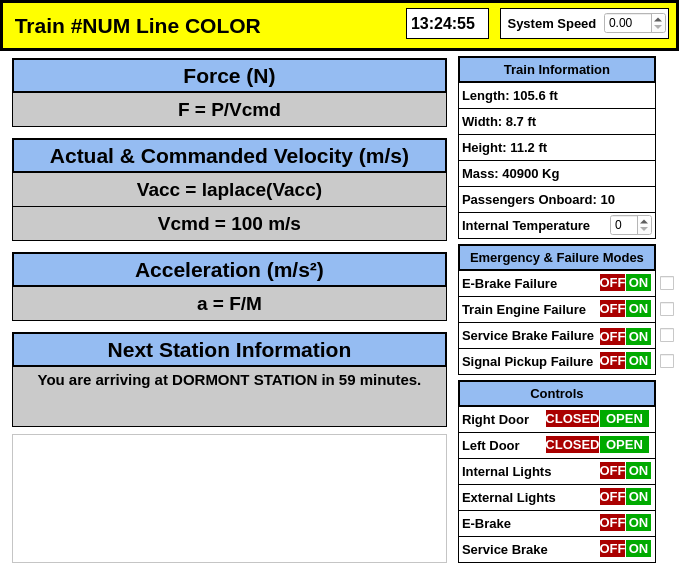
<?xml version="1.0" encoding="UTF-8"?>
<ui version="4.0">
 <class>TrainModel_MainUI</class>
 <widget class="QMainWindow" name="TrainModel_MainUI">
  <property name="geometry">
   <rect>
    <x>0</x>
    <y>0</y>
    <width>679</width>
    <height>569</height>
   </rect>
  </property>
  <property name="windowTitle">
   <string>MainWindow</string>
  </property>
  <property name="styleSheet">
   <string notr="true">background-color: rgb(255, 255, 255);</string>
  </property>
  <widget class="QWidget" name="centralwidget">
   <widget class="QLabel" name="title_label">
    <property name="geometry">
     <rect>
      <x>0</x>
      <y>0</y>
      <width>679</width>
      <height>51</height>
     </rect>
    </property>
    <property name="font">
     <font>
      <pointsize>16</pointsize>
      <weight>75</weight>
      <bold>true</bold>
     </font>
    </property>
    <property name="autoFillBackground">
     <bool>false</bool>
    </property>
    <property name="styleSheet">
     <string notr="true">background-color: rgb(255, 255, 0);
border: 3px solid black;</string>
    </property>
    <property name="text">
     <string> Train #NUM Line COLOR</string>
    </property>
   </widget>
   <widget class="QDoubleSpinBox" name="system_speed_spnbx">
    <property name="geometry">
     <rect>
      <x>604</x>
      <y>12</y>
      <width>62</width>
      <height>22</height>
     </rect>
    </property>
   </widget>
   <widget class="QLabel" name="system_speed_label">
    <property name="geometry">
     <rect>
      <x>500</x>
      <y>8</y>
      <width>169</width>
      <height>31</height>
     </rect>
    </property>
    <property name="font">
     <font>
      <pointsize>10</pointsize>
      <weight>75</weight>
      <bold>true</bold>
     </font>
    </property>
    <property name="autoFillBackground">
     <bool>false</bool>
    </property>
    <property name="styleSheet">
     <string notr="true">background-color: rgb(255, 255, 255);
border: 1px solid black;</string>
    </property>
    <property name="text">
     <string> System Speed</string>
    </property>
   </widget>
   <widget class="QLabel" name="sys_time_label">
    <property name="geometry">
     <rect>
      <x>406</x>
      <y>8</y>
      <width>83</width>
      <height>31</height>
     </rect>
    </property>
    <property name="font">
     <font>
      <pointsize>12</pointsize>
      <weight>75</weight>
      <bold>true</bold>
     </font>
    </property>
    <property name="styleSheet">
     <string notr="true">border: 1px solid black;
background-color: rgb(255, 255, 255);</string>
    </property>
    <property name="text">
     <string>13:24:55</string>
    </property>
   </widget>
   <widget class="QLabel" name="train_info_label">
    <property name="geometry">
     <rect>
      <x>458</x>
      <y>56</y>
      <width>198</width>
      <height>27</height>
     </rect>
    </property>
    <property name="font">
     <font>
      <pointsize>10</pointsize>
      <weight>75</weight>
      <bold>true</bold>
     </font>
    </property>
    <property name="styleSheet">
     <string notr="true">background-color: rgb(149, 188, 242);
border: 2px solid black;
</string>
    </property>
    <property name="text">
     <string>Train Information</string>
    </property>
    <property name="alignment">
     <set>Qt::AlignCenter</set>
    </property>
   </widget>
   <widget class="QLabel" name="length_label">
    <property name="geometry">
     <rect>
      <x>458</x>
      <y>82</y>
      <width>198</width>
      <height>27</height>
     </rect>
    </property>
    <property name="font">
     <font>
      <pointsize>10</pointsize>
      <weight>75</weight>
      <bold>true</bold>
     </font>
    </property>
    <property name="styleSheet">
     <string notr="true">background-color: rgb(255, 255, 255);
border: 1px solid black;
</string>
    </property>
    <property name="text">
     <string>Length: 105.6 ft</string>
    </property>
    <property name="alignment">
     <set>Qt::AlignLeading|Qt::AlignLeft|Qt::AlignVCenter</set>
    </property>
   </widget>
   <widget class="QLabel" name="width_label">
    <property name="geometry">
     <rect>
      <x>458</x>
      <y>108</y>
      <width>198</width>
      <height>27</height>
     </rect>
    </property>
    <property name="font">
     <font>
      <pointsize>10</pointsize>
      <weight>75</weight>
      <bold>true</bold>
     </font>
    </property>
    <property name="styleSheet">
     <string notr="true">background-color: rgb(255, 255, 255);
border: 1px solid black;
</string>
    </property>
    <property name="text">
     <string>Width: 8.7 ft</string>
    </property>
    <property name="alignment">
     <set>Qt::AlignLeading|Qt::AlignLeft|Qt::AlignVCenter</set>
    </property>
   </widget>
   <widget class="QLabel" name="mass_label">
    <property name="geometry">
     <rect>
      <x>458</x>
      <y>160</y>
      <width>198</width>
      <height>27</height>
     </rect>
    </property>
    <property name="font">
     <font>
      <pointsize>10</pointsize>
      <weight>75</weight>
      <bold>true</bold>
     </font>
    </property>
    <property name="styleSheet">
     <string notr="true">background-color: rgb(255, 255, 255);
border: 1px solid black;
</string>
    </property>
    <property name="text">
     <string>Mass: 40900 Kg</string>
    </property>
    <property name="alignment">
     <set>Qt::AlignLeading|Qt::AlignLeft|Qt::AlignVCenter</set>
    </property>
   </widget>
   <widget class="QLabel" name="height_label">
    <property name="geometry">
     <rect>
      <x>458</x>
      <y>134</y>
      <width>198</width>
      <height>27</height>
     </rect>
    </property>
    <property name="font">
     <font>
      <pointsize>10</pointsize>
      <weight>75</weight>
      <bold>true</bold>
     </font>
    </property>
    <property name="styleSheet">
     <string notr="true">background-color: rgb(255, 255, 255);
border: 1px solid black;
</string>
    </property>
    <property name="text">
     <string>Height: 11.2 ft</string>
    </property>
    <property name="alignment">
     <set>Qt::AlignLeading|Qt::AlignLeft|Qt::AlignVCenter</set>
    </property>
   </widget>
   <widget class="QLabel" name="temperature_label">
    <property name="geometry">
     <rect>
      <x>458</x>
      <y>212</y>
      <width>198</width>
      <height>27</height>
     </rect>
    </property>
    <property name="font">
     <font>
      <pointsize>10</pointsize>
      <weight>75</weight>
      <bold>true</bold>
     </font>
    </property>
    <property name="styleSheet">
     <string notr="true">background-color: rgb(255, 255, 255);
border: 1px solid black;
</string>
    </property>
    <property name="text">
     <string>Internal Temperature</string>
    </property>
    <property name="alignment">
     <set>Qt::AlignLeading|Qt::AlignLeft|Qt::AlignVCenter</set>
    </property>
   </widget>
   <widget class="QLabel" name="passenger_label">
    <property name="geometry">
     <rect>
      <x>458</x>
      <y>186</y>
      <width>198</width>
      <height>27</height>
     </rect>
    </property>
    <property name="font">
     <font>
      <pointsize>10</pointsize>
      <weight>75</weight>
      <bold>true</bold>
     </font>
    </property>
    <property name="styleSheet">
     <string notr="true">background-color: rgb(255, 255, 255);
border: 1px solid black;
</string>
    </property>
    <property name="text">
     <string>Passengers Onboard: 10</string>
    </property>
    <property name="alignment">
     <set>Qt::AlignLeading|Qt::AlignLeft|Qt::AlignVCenter</set>
    </property>
   </widget>
   <widget class="QSpinBox" name="temperature_spnbx">
    <property name="geometry">
     <rect>
      <x>610</x>
      <y>214</y>
      <width>42</width>
      <height>22</height>
     </rect>
    </property>
   </widget>
   <widget class="QLabel" name="force_label">
    <property name="geometry">
     <rect>
      <x>12</x>
      <y>58</y>
      <width>435</width>
      <height>35</height>
     </rect>
    </property>
    <property name="font">
     <font>
      <pointsize>16</pointsize>
      <weight>75</weight>
      <bold>true</bold>
     </font>
    </property>
    <property name="styleSheet">
     <string notr="true">background-color: rgb(149, 188, 242);
border: 2px solid black;
</string>
    </property>
    <property name="text">
     <string>Force (N)</string>
    </property>
    <property name="alignment">
     <set>Qt::AlignCenter</set>
    </property>
   </widget>
   <widget class="QLabel" name="force_info_label_2">
    <property name="geometry">
     <rect>
      <x>12</x>
      <y>92</y>
      <width>435</width>
      <height>35</height>
     </rect>
    </property>
    <property name="font">
     <font>
      <pointsize>14</pointsize>
      <weight>75</weight>
      <bold>true</bold>
     </font>
    </property>
    <property name="styleSheet">
     <string notr="true">background-color: rgb(202, 202, 202);
border: 1px solid black;
</string>
    </property>
    <property name="text">
     <string>F = P/Vcmd</string>
    </property>
    <property name="alignment">
     <set>Qt::AlignCenter</set>
    </property>
   </widget>
   <widget class="QLabel" name="velocity_label">
    <property name="geometry">
     <rect>
      <x>12</x>
      <y>138</y>
      <width>435</width>
      <height>35</height>
     </rect>
    </property>
    <property name="font">
     <font>
      <pointsize>16</pointsize>
      <weight>75</weight>
      <bold>true</bold>
     </font>
    </property>
    <property name="styleSheet">
     <string notr="true">background-color: rgb(149, 188, 242);
border: 2px solid black;
</string>
    </property>
    <property name="text">
     <string>Actual &amp; Commanded Velocity (m/s)</string>
    </property>
    <property name="alignment">
     <set>Qt::AlignCenter</set>
    </property>
   </widget>
   <widget class="QLabel" name="vacc_info_label">
    <property name="geometry">
     <rect>
      <x>12</x>
      <y>172</y>
      <width>435</width>
      <height>35</height>
     </rect>
    </property>
    <property name="font">
     <font>
      <pointsize>14</pointsize>
      <weight>75</weight>
      <bold>true</bold>
     </font>
    </property>
    <property name="styleSheet">
     <string notr="true">background-color: rgb(202, 202, 202);
border: 1px solid black;
</string>
    </property>
    <property name="text">
     <string>Vacc = laplace(Vacc)</string>
    </property>
    <property name="alignment">
     <set>Qt::AlignCenter</set>
    </property>
   </widget>
   <widget class="QLabel" name="accel_info_label">
    <property name="geometry">
     <rect>
      <x>12</x>
      <y>286</y>
      <width>435</width>
      <height>35</height>
     </rect>
    </property>
    <property name="font">
     <font>
      <pointsize>14</pointsize>
      <weight>75</weight>
      <bold>true</bold>
     </font>
    </property>
    <property name="styleSheet">
     <string notr="true">background-color: rgb(202, 202, 202);
border: 1px solid black;
</string>
    </property>
    <property name="text">
     <string>a = F/M</string>
    </property>
    <property name="alignment">
     <set>Qt::AlignCenter</set>
    </property>
   </widget>
   <widget class="QLabel" name="acceleration_label">
    <property name="geometry">
     <rect>
      <x>12</x>
      <y>252</y>
      <width>435</width>
      <height>35</height>
     </rect>
    </property>
    <property name="font">
     <font>
      <pointsize>16</pointsize>
      <weight>75</weight>
      <bold>true</bold>
     </font>
    </property>
    <property name="styleSheet">
     <string notr="true">background-color: rgb(149, 188, 242);
border: 2px solid black;
</string>
    </property>
    <property name="text">
     <string>Acceleration (m/s²)</string>
    </property>
    <property name="alignment">
     <set>Qt::AlignCenter</set>
    </property>
   </widget>
   <widget class="QLabel" name="vcmd_info_label">
    <property name="geometry">
     <rect>
      <x>12</x>
      <y>206</y>
      <width>435</width>
      <height>35</height>
     </rect>
    </property>
    <property name="font">
     <font>
      <pointsize>14</pointsize>
      <weight>75</weight>
      <bold>true</bold>
     </font>
    </property>
    <property name="styleSheet">
     <string notr="true">background-color: rgb(202, 202, 202);
border: 1px solid black;
</string>
    </property>
    <property name="text">
     <string>Vcmd = 100 m/s</string>
    </property>
    <property name="alignment">
     <set>Qt::AlignCenter</set>
    </property>
   </widget>
   <widget class="QGraphicsView" name="ad_view1">
    <property name="geometry">
     <rect>
      <x>12</x>
      <y>434</y>
      <width>435</width>
      <height>129</height>
     </rect>
    </property>
   </widget>
   <widget class="QTextBrowser" name="next_station_infobox">
    <property name="geometry">
     <rect>
      <x>12</x>
      <y>366</y>
      <width>435</width>
      <height>61</height>
     </rect>
    </property>
    <property name="font">
     <font>
      <pointsize>12</pointsize>
      <weight>75</weight>
      <bold>true</bold>
     </font>
    </property>
    <property name="styleSheet">
     <string notr="true">background-color: rgb(202, 202, 202);
border: 1px solid black;
</string>
    </property>
    <property name="html">
     <string>&lt;!DOCTYPE HTML PUBLIC &quot;-//W3C//DTD HTML 4.0//EN&quot; &quot;http://www.w3.org/TR/REC-html40/strict.dtd&quot;&gt;
&lt;html&gt;&lt;head&gt;&lt;meta name=&quot;qrichtext&quot; content=&quot;1&quot; /&gt;&lt;style type=&quot;text/css&quot;&gt;
p, li { white-space: pre-wrap; }
&lt;/style&gt;&lt;/head&gt;&lt;body style=&quot; font-family:'MS Shell Dlg 2'; font-size:12pt; font-weight:600; font-style:normal;&quot;&gt;
&lt;p align=&quot;center&quot; style=&quot; margin-top:0px; margin-bottom:0px; margin-left:0px; margin-right:0px; -qt-block-indent:0; text-indent:0px;&quot;&gt;&lt;span style=&quot; font-size:11pt;&quot;&gt;You are arriving at DORMONT STATION in 59 minutes.&lt;/span&gt;&lt;/p&gt;&lt;/body&gt;&lt;/html&gt;</string>
    </property>
   </widget>
   <widget class="QLabel" name="next_station_label">
    <property name="geometry">
     <rect>
      <x>12</x>
      <y>332</y>
      <width>435</width>
      <height>35</height>
     </rect>
    </property>
    <property name="font">
     <font>
      <pointsize>16</pointsize>
      <weight>75</weight>
      <bold>true</bold>
     </font>
    </property>
    <property name="styleSheet">
     <string notr="true">background-color: rgb(149, 188, 242);
border: 2px solid black;
</string>
    </property>
    <property name="text">
     <string>Next Station Information</string>
    </property>
    <property name="alignment">
     <set>Qt::AlignCenter</set>
    </property>
   </widget>
   <widget class="QLabel" name="emergency_mode_label">
    <property name="geometry">
     <rect>
      <x>458</x>
      <y>244</y>
      <width>198</width>
      <height>27</height>
     </rect>
    </property>
    <property name="font">
     <font>
      <pointsize>10</pointsize>
      <weight>75</weight>
      <bold>true</bold>
     </font>
    </property>
    <property name="styleSheet">
     <string notr="true">background-color: rgb(149, 188, 242);
border: 2px solid black;
</string>
    </property>
    <property name="text">
     <string>Emergency &amp; Failure Modes</string>
    </property>
    <property name="alignment">
     <set>Qt::AlignCenter</set>
    </property>
   </widget>
   <widget class="QLabel" name="engine_fail_label">
    <property name="geometry">
     <rect>
      <x>458</x>
      <y>296</y>
      <width>198</width>
      <height>27</height>
     </rect>
    </property>
    <property name="font">
     <font>
      <pointsize>10</pointsize>
      <weight>75</weight>
      <bold>true</bold>
     </font>
    </property>
    <property name="styleSheet">
     <string notr="true">background-color: rgb(255, 255, 255);
border: 1px solid black;
</string>
    </property>
    <property name="text">
     <string>Train Engine Failure</string>
    </property>
    <property name="alignment">
     <set>Qt::AlignLeading|Qt::AlignLeft|Qt::AlignVCenter</set>
    </property>
   </widget>
   <widget class="QLabel" name="signal_fail_label">
    <property name="geometry">
     <rect>
      <x>458</x>
      <y>348</y>
      <width>198</width>
      <height>27</height>
     </rect>
    </property>
    <property name="font">
     <font>
      <pointsize>10</pointsize>
      <weight>75</weight>
      <bold>true</bold>
     </font>
    </property>
    <property name="styleSheet">
     <string notr="true">background-color: rgb(255, 255, 255);
border: 1px solid black;
</string>
    </property>
    <property name="text">
     <string>Signal Pickup Failure</string>
    </property>
    <property name="alignment">
     <set>Qt::AlignLeading|Qt::AlignLeft|Qt::AlignVCenter</set>
    </property>
   </widget>
   <widget class="QLabel" name="brake_fail_label">
    <property name="geometry">
     <rect>
      <x>458</x>
      <y>322</y>
      <width>198</width>
      <height>27</height>
     </rect>
    </property>
    <property name="font">
     <font>
      <pointsize>10</pointsize>
      <weight>75</weight>
      <bold>true</bold>
     </font>
    </property>
    <property name="styleSheet">
     <string notr="true">background-color: rgb(255, 255, 255);
border: 1px solid black;
</string>
    </property>
    <property name="text">
     <string>Service Brake Failure</string>
    </property>
    <property name="alignment">
     <set>Qt::AlignLeading|Qt::AlignLeft|Qt::AlignVCenter</set>
    </property>
   </widget>
   <widget class="QLabel" name="ebrake_fail_label">
    <property name="geometry">
     <rect>
      <x>458</x>
      <y>270</y>
      <width>198</width>
      <height>27</height>
     </rect>
    </property>
    <property name="font">
     <font>
      <pointsize>10</pointsize>
      <weight>75</weight>
      <bold>true</bold>
     </font>
    </property>
    <property name="styleSheet">
     <string notr="true">background-color: rgb(255, 255, 255);
border: 1px solid black;
</string>
    </property>
    <property name="text">
     <string>E-Brake Failure</string>
    </property>
    <property name="alignment">
     <set>Qt::AlignLeading|Qt::AlignLeft|Qt::AlignVCenter</set>
    </property>
   </widget>
   <widget class="QLabel" name="ebrake_fail_off">
    <property name="enabled">
     <bool>true</bool>
    </property>
    <property name="geometry">
     <rect>
      <x>600</x>
      <y>274</y>
      <width>25</width>
      <height>17</height>
     </rect>
    </property>
    <property name="font">
     <font>
      <pointsize>10</pointsize>
      <weight>75</weight>
      <bold>true</bold>
     </font>
    </property>
    <property name="styleSheet">
     <string notr="true">color: rgb(255, 255, 255);
background-color: rgb(170, 0, 0);</string>
    </property>
    <property name="text">
     <string>OFF</string>
    </property>
    <property name="alignment">
     <set>Qt::AlignCenter</set>
    </property>
   </widget>
   <widget class="QLabel" name="engine_fail_off">
    <property name="geometry">
     <rect>
      <x>600</x>
      <y>300</y>
      <width>25</width>
      <height>17</height>
     </rect>
    </property>
    <property name="font">
     <font>
      <pointsize>10</pointsize>
      <weight>75</weight>
      <bold>true</bold>
     </font>
    </property>
    <property name="styleSheet">
     <string notr="true">color: rgb(255, 255, 255);
background-color: rgb(170, 0, 0);</string>
    </property>
    <property name="text">
     <string>OFF</string>
    </property>
    <property name="alignment">
     <set>Qt::AlignCenter</set>
    </property>
   </widget>
   <widget class="QLabel" name="brake_fail_off">
    <property name="geometry">
     <rect>
      <x>600</x>
      <y>328</y>
      <width>25</width>
      <height>17</height>
     </rect>
    </property>
    <property name="font">
     <font>
      <pointsize>10</pointsize>
      <weight>75</weight>
      <bold>true</bold>
     </font>
    </property>
    <property name="styleSheet">
     <string notr="true">color: rgb(255, 255, 255);
background-color: rgb(170, 0, 0);</string>
    </property>
    <property name="text">
     <string>OFF</string>
    </property>
    <property name="alignment">
     <set>Qt::AlignCenter</set>
    </property>
   </widget>
   <widget class="QLabel" name="signal_fail_off">
    <property name="geometry">
     <rect>
      <x>600</x>
      <y>352</y>
      <width>25</width>
      <height>17</height>
     </rect>
    </property>
    <property name="font">
     <font>
      <pointsize>10</pointsize>
      <weight>75</weight>
      <bold>true</bold>
     </font>
    </property>
    <property name="styleSheet">
     <string notr="true">color: rgb(255, 255, 255);
background-color: rgb(170, 0, 0);</string>
    </property>
    <property name="text">
     <string>OFF</string>
    </property>
    <property name="alignment">
     <set>Qt::AlignCenter</set>
    </property>
   </widget>
   <widget class="QLabel" name="ebrake_fail_on">
    <property name="enabled">
     <bool>true</bool>
    </property>
    <property name="geometry">
     <rect>
      <x>626</x>
      <y>274</y>
      <width>25</width>
      <height>17</height>
     </rect>
    </property>
    <property name="font">
     <font>
      <pointsize>10</pointsize>
      <weight>75</weight>
      <bold>true</bold>
     </font>
    </property>
    <property name="styleSheet">
     <string notr="true">color: rgb(255, 255, 255);
background-color: rgb(0, 170, 0);</string>
    </property>
    <property name="text">
     <string>ON</string>
    </property>
    <property name="alignment">
     <set>Qt::AlignCenter</set>
    </property>
   </widget>
   <widget class="QLabel" name="engine_fail_on">
    <property name="enabled">
     <bool>true</bool>
    </property>
    <property name="geometry">
     <rect>
      <x>626</x>
      <y>300</y>
      <width>25</width>
      <height>17</height>
     </rect>
    </property>
    <property name="font">
     <font>
      <pointsize>10</pointsize>
      <weight>75</weight>
      <bold>true</bold>
     </font>
    </property>
    <property name="styleSheet">
     <string notr="true">color: rgb(255, 255, 255);
background-color: rgb(0, 170, 0);</string>
    </property>
    <property name="text">
     <string>ON</string>
    </property>
    <property name="alignment">
     <set>Qt::AlignCenter</set>
    </property>
   </widget>
   <widget class="QLabel" name="brake_fail_on">
    <property name="enabled">
     <bool>true</bool>
    </property>
    <property name="geometry">
     <rect>
      <x>626</x>
      <y>328</y>
      <width>25</width>
      <height>17</height>
     </rect>
    </property>
    <property name="font">
     <font>
      <pointsize>10</pointsize>
      <weight>75</weight>
      <bold>true</bold>
     </font>
    </property>
    <property name="styleSheet">
     <string notr="true">color: rgb(255, 255, 255);
background-color: rgb(0, 170, 0);</string>
    </property>
    <property name="text">
     <string>ON</string>
    </property>
    <property name="alignment">
     <set>Qt::AlignCenter</set>
    </property>
   </widget>
   <widget class="QLabel" name="signal_fail_on">
    <property name="enabled">
     <bool>true</bool>
    </property>
    <property name="geometry">
     <rect>
      <x>626</x>
      <y>352</y>
      <width>25</width>
      <height>17</height>
     </rect>
    </property>
    <property name="font">
     <font>
      <pointsize>10</pointsize>
      <weight>75</weight>
      <bold>true</bold>
     </font>
    </property>
    <property name="styleSheet">
     <string notr="true">color: rgb(255, 255, 255);
background-color: rgb(0, 170, 0);</string>
    </property>
    <property name="text">
     <string>ON</string>
    </property>
    <property name="alignment">
     <set>Qt::AlignCenter</set>
    </property>
   </widget>
   <widget class="QCheckBox" name="engine_fail_chkbx">
    <property name="geometry">
     <rect>
      <x>660</x>
      <y>302</y>
      <width>14</width>
      <height>15</height>
     </rect>
    </property>
    <property name="text">
     <string/>
    </property>
   </widget>
   <widget class="QCheckBox" name="brake_fail_chkbx">
    <property name="geometry">
     <rect>
      <x>660</x>
      <y>328</y>
      <width>14</width>
      <height>15</height>
     </rect>
    </property>
    <property name="text">
     <string/>
    </property>
   </widget>
   <widget class="QCheckBox" name="signal_fail_chkbx">
    <property name="geometry">
     <rect>
      <x>660</x>
      <y>354</y>
      <width>14</width>
      <height>15</height>
     </rect>
    </property>
    <property name="text">
     <string/>
    </property>
   </widget>
   <widget class="QLabel" name="train_info_label_2">
    <property name="geometry">
     <rect>
      <x>458</x>
      <y>380</y>
      <width>198</width>
      <height>27</height>
     </rect>
    </property>
    <property name="font">
     <font>
      <pointsize>10</pointsize>
      <weight>75</weight>
      <bold>true</bold>
     </font>
    </property>
    <property name="styleSheet">
     <string notr="true">background-color: rgb(149, 188, 242);
border: 2px solid black;
</string>
    </property>
    <property name="text">
     <string>Controls</string>
    </property>
    <property name="alignment">
     <set>Qt::AlignCenter</set>
    </property>
   </widget>
   <widget class="QLabel" name="left_door_label">
    <property name="geometry">
     <rect>
      <x>458</x>
      <y>432</y>
      <width>198</width>
      <height>27</height>
     </rect>
    </property>
    <property name="font">
     <font>
      <pointsize>10</pointsize>
      <weight>75</weight>
      <bold>true</bold>
     </font>
    </property>
    <property name="styleSheet">
     <string notr="true">background-color: rgb(255, 255, 255);
border: 1px solid black;
</string>
    </property>
    <property name="text">
     <string>Left Door</string>
    </property>
    <property name="alignment">
     <set>Qt::AlignLeading|Qt::AlignLeft|Qt::AlignVCenter</set>
    </property>
   </widget>
   <widget class="QLabel" name="external_lights_label">
    <property name="geometry">
     <rect>
      <x>458</x>
      <y>484</y>
      <width>198</width>
      <height>27</height>
     </rect>
    </property>
    <property name="font">
     <font>
      <pointsize>10</pointsize>
      <weight>75</weight>
      <bold>true</bold>
     </font>
    </property>
    <property name="styleSheet">
     <string notr="true">background-color: rgb(255, 255, 255);
border: 1px solid black;
</string>
    </property>
    <property name="text">
     <string>External Lights</string>
    </property>
    <property name="alignment">
     <set>Qt::AlignLeading|Qt::AlignLeft|Qt::AlignVCenter</set>
    </property>
   </widget>
   <widget class="QLabel" name="internal_lights_label">
    <property name="geometry">
     <rect>
      <x>458</x>
      <y>458</y>
      <width>198</width>
      <height>27</height>
     </rect>
    </property>
    <property name="font">
     <font>
      <pointsize>10</pointsize>
      <weight>75</weight>
      <bold>true</bold>
     </font>
    </property>
    <property name="styleSheet">
     <string notr="true">background-color: rgb(255, 255, 255);
border: 1px solid black;
</string>
    </property>
    <property name="text">
     <string>Internal Lights</string>
    </property>
    <property name="alignment">
     <set>Qt::AlignLeading|Qt::AlignLeft|Qt::AlignVCenter</set>
    </property>
   </widget>
   <widget class="QLabel" name="right_door_label">
    <property name="geometry">
     <rect>
      <x>458</x>
      <y>406</y>
      <width>198</width>
      <height>27</height>
     </rect>
    </property>
    <property name="font">
     <font>
      <pointsize>10</pointsize>
      <weight>75</weight>
      <bold>true</bold>
     </font>
    </property>
    <property name="styleSheet">
     <string notr="true">background-color: rgb(255, 255, 255);
border: 1px solid black;
</string>
    </property>
    <property name="text">
     <string>Right Door</string>
    </property>
    <property name="alignment">
     <set>Qt::AlignLeading|Qt::AlignLeft|Qt::AlignVCenter</set>
    </property>
   </widget>
   <widget class="QLabel" name="internal_lights_off">
    <property name="enabled">
     <bool>true</bool>
    </property>
    <property name="geometry">
     <rect>
      <x>600</x>
      <y>462</y>
      <width>25</width>
      <height>17</height>
     </rect>
    </property>
    <property name="font">
     <font>
      <pointsize>10</pointsize>
      <weight>75</weight>
      <bold>true</bold>
     </font>
    </property>
    <property name="styleSheet">
     <string notr="true">color: rgb(255, 255, 255);
background-color: rgb(170, 0, 0);</string>
    </property>
    <property name="text">
     <string>OFF</string>
    </property>
    <property name="alignment">
     <set>Qt::AlignCenter</set>
    </property>
   </widget>
   <widget class="QLabel" name="internal_lights_on">
    <property name="enabled">
     <bool>true</bool>
    </property>
    <property name="geometry">
     <rect>
      <x>626</x>
      <y>462</y>
      <width>25</width>
      <height>17</height>
     </rect>
    </property>
    <property name="font">
     <font>
      <pointsize>10</pointsize>
      <weight>75</weight>
      <bold>true</bold>
     </font>
    </property>
    <property name="styleSheet">
     <string notr="true">color: rgb(255, 255, 255);
background-color: rgb(0, 170, 0);</string>
    </property>
    <property name="text">
     <string>ON</string>
    </property>
    <property name="alignment">
     <set>Qt::AlignCenter</set>
    </property>
   </widget>
   <widget class="QLabel" name="external_lights_off">
    <property name="enabled">
     <bool>true</bool>
    </property>
    <property name="geometry">
     <rect>
      <x>600</x>
      <y>488</y>
      <width>25</width>
      <height>17</height>
     </rect>
    </property>
    <property name="font">
     <font>
      <pointsize>10</pointsize>
      <weight>75</weight>
      <bold>true</bold>
     </font>
    </property>
    <property name="styleSheet">
     <string notr="true">color: rgb(255, 255, 255);
background-color: rgb(170, 0, 0);</string>
    </property>
    <property name="text">
     <string>OFF</string>
    </property>
    <property name="alignment">
     <set>Qt::AlignCenter</set>
    </property>
   </widget>
   <widget class="QLabel" name="external_lights_on">
    <property name="enabled">
     <bool>true</bool>
    </property>
    <property name="geometry">
     <rect>
      <x>626</x>
      <y>488</y>
      <width>25</width>
      <height>17</height>
     </rect>
    </property>
    <property name="font">
     <font>
      <pointsize>10</pointsize>
      <weight>75</weight>
      <bold>true</bold>
     </font>
    </property>
    <property name="styleSheet">
     <string notr="true">color: rgb(255, 255, 255);
background-color: rgb(0, 170, 0);</string>
    </property>
    <property name="text">
     <string>ON</string>
    </property>
    <property name="alignment">
     <set>Qt::AlignCenter</set>
    </property>
   </widget>
   <widget class="QLabel" name="right_door_open">
    <property name="enabled">
     <bool>true</bool>
    </property>
    <property name="geometry">
     <rect>
      <x>600</x>
      <y>410</y>
      <width>49</width>
      <height>17</height>
     </rect>
    </property>
    <property name="font">
     <font>
      <pointsize>10</pointsize>
      <weight>75</weight>
      <bold>true</bold>
     </font>
    </property>
    <property name="styleSheet">
     <string notr="true">color: rgb(255, 255, 255);
background-color: rgb(0, 170, 0);</string>
    </property>
    <property name="text">
     <string>OPEN</string>
    </property>
    <property name="alignment">
     <set>Qt::AlignCenter</set>
    </property>
   </widget>
   <widget class="QLabel" name="right_door_closed">
    <property name="enabled">
     <bool>true</bool>
    </property>
    <property name="geometry">
     <rect>
      <x>546</x>
      <y>410</y>
      <width>53</width>
      <height>17</height>
     </rect>
    </property>
    <property name="font">
     <font>
      <pointsize>10</pointsize>
      <weight>75</weight>
      <bold>true</bold>
     </font>
    </property>
    <property name="styleSheet">
     <string notr="true">color: rgb(255, 255, 255);
background-color: rgb(170, 0, 0);</string>
    </property>
    <property name="text">
     <string>CLOSED</string>
    </property>
    <property name="alignment">
     <set>Qt::AlignCenter</set>
    </property>
   </widget>
   <widget class="QLabel" name="left_door_open">
    <property name="enabled">
     <bool>true</bool>
    </property>
    <property name="geometry">
     <rect>
      <x>600</x>
      <y>436</y>
      <width>49</width>
      <height>17</height>
     </rect>
    </property>
    <property name="font">
     <font>
      <pointsize>10</pointsize>
      <weight>75</weight>
      <bold>true</bold>
     </font>
    </property>
    <property name="styleSheet">
     <string notr="true">color: rgb(255, 255, 255);
background-color: rgb(0, 170, 0);</string>
    </property>
    <property name="text">
     <string>OPEN</string>
    </property>
    <property name="alignment">
     <set>Qt::AlignCenter</set>
    </property>
   </widget>
   <widget class="QLabel" name="left_door_closed">
    <property name="enabled">
     <bool>true</bool>
    </property>
    <property name="geometry">
     <rect>
      <x>546</x>
      <y>436</y>
      <width>53</width>
      <height>17</height>
     </rect>
    </property>
    <property name="font">
     <font>
      <pointsize>10</pointsize>
      <weight>75</weight>
      <bold>true</bold>
     </font>
    </property>
    <property name="styleSheet">
     <string notr="true">color: rgb(255, 255, 255);
background-color: rgb(170, 0, 0);</string>
    </property>
    <property name="text">
     <string>CLOSED</string>
    </property>
    <property name="alignment">
     <set>Qt::AlignCenter</set>
    </property>
   </widget>
   <widget class="QLabel" name="ebrake_off">
    <property name="enabled">
     <bool>true</bool>
    </property>
    <property name="geometry">
     <rect>
      <x>600</x>
      <y>514</y>
      <width>25</width>
      <height>17</height>
     </rect>
    </property>
    <property name="font">
     <font>
      <pointsize>10</pointsize>
      <weight>75</weight>
      <bold>true</bold>
     </font>
    </property>
    <property name="styleSheet">
     <string notr="true">color: rgb(255, 255, 255);
background-color: rgb(170, 0, 0);</string>
    </property>
    <property name="text">
     <string>OFF</string>
    </property>
    <property name="alignment">
     <set>Qt::AlignCenter</set>
    </property>
   </widget>
   <widget class="QLabel" name="ebrake_on">
    <property name="enabled">
     <bool>true</bool>
    </property>
    <property name="geometry">
     <rect>
      <x>626</x>
      <y>514</y>
      <width>25</width>
      <height>17</height>
     </rect>
    </property>
    <property name="font">
     <font>
      <pointsize>10</pointsize>
      <weight>75</weight>
      <bold>true</bold>
     </font>
    </property>
    <property name="styleSheet">
     <string notr="true">color: rgb(255, 255, 255);
background-color: rgb(0, 170, 0);</string>
    </property>
    <property name="text">
     <string>ON</string>
    </property>
    <property name="alignment">
     <set>Qt::AlignCenter</set>
    </property>
   </widget>
   <widget class="QLabel" name="ebrake_label">
    <property name="geometry">
     <rect>
      <x>458</x>
      <y>510</y>
      <width>198</width>
      <height>27</height>
     </rect>
    </property>
    <property name="font">
     <font>
      <pointsize>10</pointsize>
      <weight>75</weight>
      <bold>true</bold>
     </font>
    </property>
    <property name="styleSheet">
     <string notr="true">background-color: rgb(255, 255, 255);
border: 1px solid black;
</string>
    </property>
    <property name="text">
     <string>E-Brake</string>
    </property>
    <property name="alignment">
     <set>Qt::AlignLeading|Qt::AlignLeft|Qt::AlignVCenter</set>
    </property>
   </widget>
   <widget class="QCheckBox" name="ebrake_fail_chkbx">
    <property name="geometry">
     <rect>
      <x>660</x>
      <y>276</y>
      <width>14</width>
      <height>15</height>
     </rect>
    </property>
    <property name="text">
     <string/>
    </property>
   </widget>
   <widget class="QLabel" name="service_brake_label">
    <property name="geometry">
     <rect>
      <x>458</x>
      <y>536</y>
      <width>198</width>
      <height>27</height>
     </rect>
    </property>
    <property name="font">
     <font>
      <pointsize>10</pointsize>
      <weight>75</weight>
      <bold>true</bold>
     </font>
    </property>
    <property name="styleSheet">
     <string notr="true">background-color: rgb(255, 255, 255);
border: 1px solid black;
</string>
    </property>
    <property name="text">
     <string>Service Brake</string>
    </property>
    <property name="alignment">
     <set>Qt::AlignLeading|Qt::AlignLeft|Qt::AlignVCenter</set>
    </property>
   </widget>
   <widget class="QLabel" name="service_brake_on">
    <property name="enabled">
     <bool>true</bool>
    </property>
    <property name="geometry">
     <rect>
      <x>626</x>
      <y>540</y>
      <width>25</width>
      <height>17</height>
     </rect>
    </property>
    <property name="font">
     <font>
      <pointsize>10</pointsize>
      <weight>75</weight>
      <bold>true</bold>
     </font>
    </property>
    <property name="styleSheet">
     <string notr="true">color: rgb(255, 255, 255);
background-color: rgb(0, 170, 0);</string>
    </property>
    <property name="text">
     <string>ON</string>
    </property>
    <property name="alignment">
     <set>Qt::AlignCenter</set>
    </property>
   </widget>
   <widget class="QLabel" name="service_brake_off">
    <property name="enabled">
     <bool>true</bool>
    </property>
    <property name="geometry">
     <rect>
      <x>600</x>
      <y>540</y>
      <width>25</width>
      <height>17</height>
     </rect>
    </property>
    <property name="font">
     <font>
      <pointsize>10</pointsize>
      <weight>75</weight>
      <bold>true</bold>
     </font>
    </property>
    <property name="styleSheet">
     <string notr="true">color: rgb(255, 255, 255);
background-color: rgb(170, 0, 0);</string>
    </property>
    <property name="text">
     <string>OFF</string>
    </property>
    <property name="alignment">
     <set>Qt::AlignCenter</set>
    </property>
   </widget>
   <zorder>ebrake_label</zorder>
   <zorder>title_label</zorder>
   <zorder>system_speed_label</zorder>
   <zorder>system_speed_spnbx</zorder>
   <zorder>sys_time_label</zorder>
   <zorder>train_info_label</zorder>
   <zorder>length_label</zorder>
   <zorder>width_label</zorder>
   <zorder>mass_label</zorder>
   <zorder>height_label</zorder>
   <zorder>temperature_label</zorder>
   <zorder>passenger_label</zorder>
   <zorder>temperature_spnbx</zorder>
   <zorder>force_label</zorder>
   <zorder>force_info_label_2</zorder>
   <zorder>velocity_label</zorder>
   <zorder>vacc_info_label</zorder>
   <zorder>accel_info_label</zorder>
   <zorder>acceleration_label</zorder>
   <zorder>vcmd_info_label</zorder>
   <zorder>ad_view1</zorder>
   <zorder>next_station_infobox</zorder>
   <zorder>next_station_label</zorder>
   <zorder>emergency_mode_label</zorder>
   <zorder>engine_fail_label</zorder>
   <zorder>signal_fail_label</zorder>
   <zorder>brake_fail_label</zorder>
   <zorder>ebrake_fail_label</zorder>
   <zorder>ebrake_fail_off</zorder>
   <zorder>engine_fail_off</zorder>
   <zorder>brake_fail_off</zorder>
   <zorder>signal_fail_off</zorder>
   <zorder>ebrake_fail_on</zorder>
   <zorder>engine_fail_on</zorder>
   <zorder>brake_fail_on</zorder>
   <zorder>signal_fail_on</zorder>
   <zorder>engine_fail_chkbx</zorder>
   <zorder>brake_fail_chkbx</zorder>
   <zorder>signal_fail_chkbx</zorder>
   <zorder>train_info_label_2</zorder>
   <zorder>left_door_label</zorder>
   <zorder>external_lights_label</zorder>
   <zorder>internal_lights_label</zorder>
   <zorder>right_door_label</zorder>
   <zorder>internal_lights_off</zorder>
   <zorder>internal_lights_on</zorder>
   <zorder>external_lights_off</zorder>
   <zorder>external_lights_on</zorder>
   <zorder>right_door_open</zorder>
   <zorder>right_door_closed</zorder>
   <zorder>left_door_open</zorder>
   <zorder>left_door_closed</zorder>
   <zorder>ebrake_off</zorder>
   <zorder>ebrake_on</zorder>
   <zorder>ebrake_fail_chkbx</zorder>
   <zorder>service_brake_label</zorder>
   <zorder>service_brake_on</zorder>
   <zorder>service_brake_off</zorder>
  </widget>
 </widget>
 <resources/>
 <connections/>
</ui>
